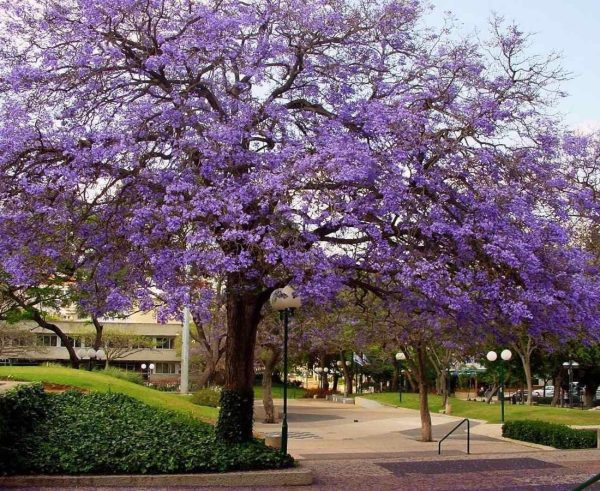
#> input picture exercicios-para-treino/atividade2/ipe_roxo.jpg, 600 x 491 px, found by its file name
$ python manipular_imagem.py
#> lines starting #> are read from the running program, lines starting #| are printed output that depends on the picture; after the words box and inside, x2 and y2 are one past the last pixel; in counts of white or black regions, pixels touching at a corner belong together
import cv2
import numpy as np
# lê uma imagem
imagem = cv2.imread('C:\\Users\\smantovani\\Documents\\GitHub\\processamento-imagens\\exercicios-para-treino\\atividade2\\ipe_roxo.jpg')
#> imagem is the input picture: shape (491, 600, 3); mean B, G, R 108.5, 99.5, 115.3

if imagem is None:
    print("Erro ao carregar a imagem. Verifique o caminho e o nome do arquivo.")
else:
    #cv2.imshow("Imagem Original", imagem)
    recorte = imagem[100:100+320, 100:100+300]
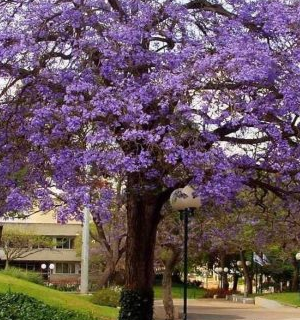
#> recorte: shape (320, 300, 3); mean B, G, R 94.4, 85.6, 105.6

   # cria uma máscara do mesmo tamanho do recorte, inicialmente preta
    mascara = np.zeros(recorte.shape[:2], dtype=np.uint8)

    cv2.circle(mascara,(160,50),40,255,-1)
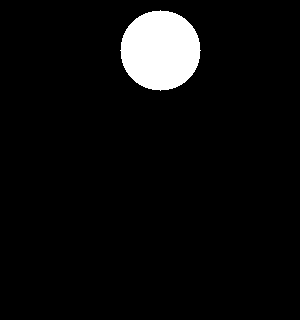
#> mascara: shape (320, 300); 5.2% white; 1 white region, box (x1, y1, x2, y2) and area: (120, 10, 201, 91) 5025
    cv2.rectangle(mascara,(120,100),(200,180),255,-1)
    cv2.rectangle(mascara,(60,200),(260,280),255,-1)
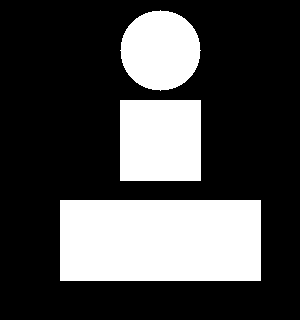
#> mascara: shape (320, 300); 29% white; 3 white regions, box (x1, y1, x2, y2) and area: (60, 200, 261, 281) 16281, (120, 100, 201, 181) 6561, (120, 10, 201, 91) 5025


    resultado = cv2.bitwise_and(recorte, recorte, mask=mascara)
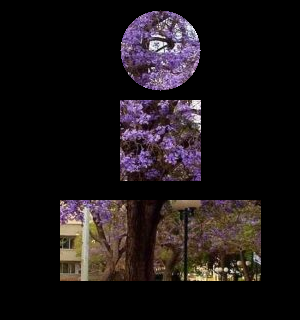
#> resultado: shape (320, 300, 3); mean B, G, R 22.5, 21.2, 27.1

    espelhamento_vertical = cv2.flip(resultado,0)
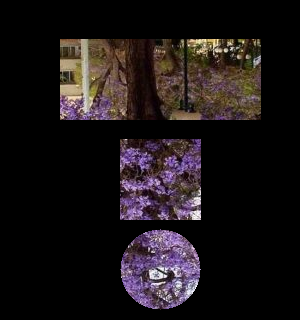
#> espelhamento_vertical: shape (320, 300, 3); mean B, G, R 22.5, 21.2, 27.1

    cv2.imshow("Recorte da imagem", resultado)
    cv2.imshow("Flip Vertical", espelhamento_vertical)

    cv2.waitKey(0)
    cv2.destroyAllWindows()

$ run again, with exercicios-para-treino/atividade2/recorte.jpg copied over exercicios-para-treino/atividade2/ipe_roxo.jpg
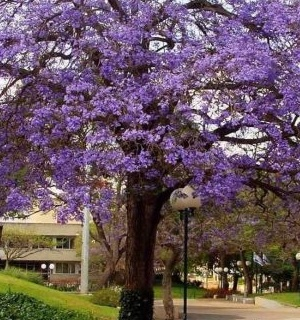
#> input picture exercicios-para-treino/atividade2/recorte.jpg, 300 x 320 px, found by its file name
#> imagem is the input picture: shape (320, 300, 3); mean B, G, R 94.5, 85.6, 105.6
#> `cv2.circle(mascara,(160,50),40,255,-1)`:
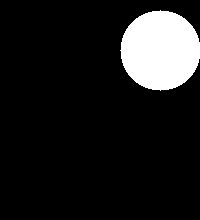
#> mascara: shape (220, 200); 11.4% white; 1 white region, box (x1, y1, x2, y2) and area: (120, 10, 200, 91) 5024
#> `espelhamento_vertical = cv2.flip(resultado,0)`:
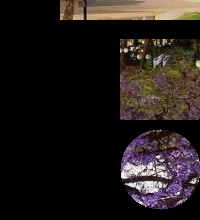
#> espelhamento_vertical: shape (220, 200, 3); mean B, G, R 25.4, 27.6, 33.7
